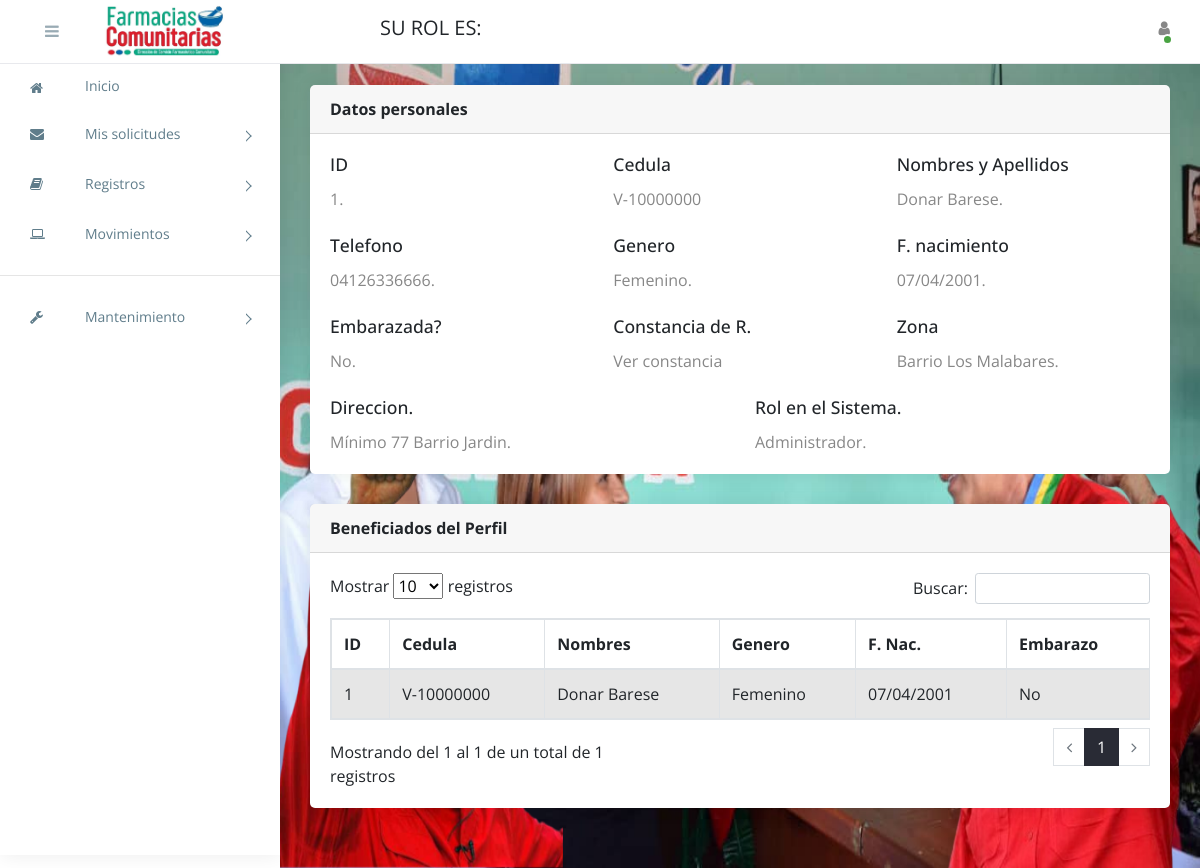
Screenshot of /detalle-de-perfil/1/ with the database file from the repository.
### apps/entidades/models.py (models this page shows, shortened)
class Persona(models.Model):
	class Genero(models.TextChoices):
		MASCULINO = 'MA', 'Masculino'
		FEMENINO = 'FE', 'Femenino'
	class Nacionalidad(models.TextChoices):
		VENEZOLANO = 'V-', 'V-'
		EXTRANJERO = 'E-', 'E-'
		JURIDICO = 'J-', 'J-'
	class CodigoTlf(models.TextChoices):
		C412 = '0412', '0412'
		C414 = '0414', '0414'
		C416 = '0416', '0416'
		C424 = '0424', '0424'
		C426 = '0426', '0426'
	nacionalidad = models.CharField(max_length=2, choices=Nacionalidad.choices, default=Nacionalidad.VENEZOLANO, blank=False, null=False)
	cedula = models.CharField(max_length=8, blank=False, null=False)
	nombres = models.CharField(max_length=50, blank=False, null=False)
	apellidos = models.CharField(max_length=50, blank=False, null=False)
	telefono = models.CharField(max_length=11, blank=True, null=True)
	genero = models.CharField(max_length=2, blank=False, null=False, choices=Genero.choices)
	f_nacimiento = models.DateField(auto_now_add = False, auto_now=False, blank=False, null=False)
	embarazada = models.BooleanField(blank=False, null=False)
	c_residencia = models.FileField(upload_to='constancias_residencias/', blank=True, null=True)
	zona  = models.ForeignKey(Zona, on_delete=models.PROTECT, blank=False, null=False)
	direccion = models.TextField(blank=False, null=False)
	patologia = models.TextField(blank=True, null=True)
	class Meta:
		abstract = True

class Perfil(Persona):
	class Rol(models.TextChoices):
		ADMINISTRADOR = 'AD', 'Administrador'
		ALMACENISTA = 'AL', 'Almacenista'
		AT_CLIENTE = 'AT', 'Atención al Cliente'
		JEFE_COMUNIDAD = 'JC', 'Jefe de Comunidad'
		PACIENTE = 'PA', 'Paciente'
	rol = models.CharField(max_length=2, choices=Rol.choices, default=Rol.PACIENTE)
	usuario = models.OneToOneField(User, on_delete=models.CASCADE, related_name='perfil')
	class Meta:
		verbose_name = 'perfil'
		verbose_name_plural = 'perfiles'
		permissions = [
			('cambiar_password', 'cambiar contraseña a usuarios'),
			('cambiar_estado_usuarios', 'cambiar estado de usuarios'),
			('cambiar_estado_jornada', 'cambiar estatus de jornadas'),
			('cambiar_estado_solicitudes', 'cambiar status de solicitudes'),
			('entregar_solicitud_medicamentos', 'Entregar solicitud de medicamentos'),
			('entregar_jornada_medicamentos', 'Entregar jornada de medicamentos'),
			('ver_inicio', 'Ver inicio'),
			('ver_mis_solicitudes_de_medicamentos', 'Ver mis solicitudes de medicamentos'),
			('ver_mis_jornada_medicamentos', 'Ver mis jornadas de medicamentos'),
			('registrar_mi_solicitud_de_medicamentos', 'Registrar mi solicitud de medicamentos'),
			('registrar_mi_jornada_medicamentos', 'Registrar mi jornada de medicamentos')
		]

class Zona(models.Model):
	zona_residencia = models.CharField(max_length=60, blank=False, null=False)
	class Meta:
		verbose_name = 'Zona'
		verbose_name_plural = 'Zonas'
	def __str__(self):
		return self.zona_residencia

class Beneficiado(Persona):
	class Parentesco(models.TextChoices):
		ESPOSO = 'EO', 'Esposo'
		ESPOSA = 'EA', 'Esposa'
		HIJO = 'HO', 'Hijo'
		HIJA = 'HA', 'Hija'
	perfil = models.ForeignKey(Perfil, on_delete=models.PROTECT, related_name='beneficiados')
	parentesco = models.CharField(max_length=2, blank=True, null=True, choices=Parentesco.choices)
	class Meta:
		verbose_name = 'Beneficiado'
		verbose_name_plural = 'Beneficiados'

### apps/entidades/views.py (the view)
# urls.py: path('detalle-de-perfil/<int:pk>/', DetallesUsuario.as_view(), name='detalle_perfiles'),
class DetallesUsuario(DetailView):
	template_name = template_name = 'pages/entidades/detalle_usuario.html'
	model = Perfil
	def get(self, request, pk, *args, **kwargs):
		perfil = Perfil.objects.get(pk = pk)
		beneficiados = Beneficiado.objects.filter(perfil__cedula = perfil.cedula)
		return render(request, self.template_name, {'perfil': perfil, 'beneficiado': beneficiados})

### templates/pages/entidades/detalle_usuario.html (shortened to what this page needs)
{% extends 'base/base.html' %}
{% load static %}
{% block extra_css %}
    <link rel="stylesheet" href="{% static 'css/buttons.bootstrap5.min.css' %}">
    <link rel="stylesheet" href="{% static 'css/dataTables.bootstrap5.min.css' %}">
    <link rel="stylesheet" href="{% static 'css/responsive.bootstrap5.min.css' %}">
{% endblock extra_css %}
{% block body %}
    <div class="row">
        <div class="col col-md-12">
            <div class="card">
                <div class="card-header">
                    <strong class="card-title">Datos personales</strong>
                </div>
                <div class="card-body">
                    <div class="row">
                        <div class="col col-md-4">
                            <h4 class="card-title">ID</h4>
                            <p class="card-text">{{ perfil.pk }}.</p>
                        </div>
                        <div class="col col-md-4">
                            <h4 class="card-title">Cedula</h4>
                            <p class="card-text">{{perfil.nacionalidad}}{{perfil.cedula}}</p>
                        </div>
                        <div class="col col-md-4">
                            <h4 class="card-title">Nombres y Apellidos</h4>
                            <p class="card-text">{{perfil.nombres}} {{perfil.apellidos}}.</p>
                        </div>
                    </div>
                    <div class="row mt-4">
                        <div class="col col-md-4">
                            <h4 class="card-title">Telefono</h4>
                            <p class="card-text">{{perfil.telefono}}.</p>
                        </div>
                        <div class="col col-md-4">
                            <h4 class="card-title">Genero</h4>
                            <p class="card-text">{{perfil.get_genero_display}}.</p>
                        </div>
                        <div class="col col-md-4">
                            <h4 class="card-title">F. nacimiento</h4>
                            <p class="card-text">{{perfil.f_nacimiento|date:'d/m/Y'}}.</p>
                        </div>
                    </div>
                    <div class="row mt-4">
                        <div class="col col-md-4">
                            <h4 class="card-title">Embarazada?</h4>
                            {% if perfil.genero == 'MA' %}
                                <p class="card-text">No aplica.</p>
                            {% else %}
                            <p class="card-text">{{perfil.embarazada|yesno:'Si,No'}}.</p>
                            {% endif %}
                        </div>
                        <div class="col col-md-4">
                            <h4 class="card-title">Constancia de R.</h4>
                            {% if perfil.c_residencia %}
                                <a href="{{perfil.c_residencia.url}}" target="_blank">Ver constancia</a>
                            {% else %}
                                <p class="card-text">NO ASIGNADO.</p>
                            {% endif %}
                        </div>
                        <div class="col col-md-4">
                            <h4 class="card-title">Zona</h4>
                            <p class="card-text">{{perfil.zona}}.</p>
                        </div>
                    </div>
                    <div class="row mt-4">
                        <div class="col">
                            <h4 class="card-title">Direccion.</h4>
                            <p class="card-text">{{perfil.direccion}}.</p>
                        </div>
                        <div class="col">
                            <h4 class="card-title">Rol en el Sistema.</h4>
                            <p class="card-text">{{perfil.get_rol_display}}.</p>
                        </div>
                    </div>
                </div>
            </div>
        </div>
    </div>
    <div class="row">
        <div class="col col-md-12">
            <div class="card">
                <div class="card-header">
                    <strong class="card-title">Beneficiados del Perfil</strong>
                </div>
                <div class="card-body">
                    <div class="dt-responsive table-responsive">
                        <table id="listado" class="table table-striped table-hover table-bordered nowrap">
                            <thead>
                                <tr>
                                    <th>ID</th>
                                    <th>Cedula</th>
                                    <th>Nombres</th>
                                    <th>Genero</th>
                                    <th>F. Nac.</th>
                                    <th>Embarazo</th>
                                  </tr>
                            </thead>
                            <tbody>
                                {% for x in beneficiado %}
                                    <tr>
                                        <td>{{ x.id }}</td>
                                        <td>{{ x.nacionalidad }}{{x.cedula}}</td>
                                        <td>{{ x.nombres}} {{x.apellidos}}</td>
                                        <td>{{ x.get_genero_display }}</td>
                                        <td>{{ x.f_nacimiento|date:'d/m/Y' }}</td>
                                        {% if x.genero == 'MA' %}
                                            <td>NO APLICA</td>
                                        {% else %}
                                            <td>{{ x.embarazada|yesno:'Si,No' }}</td>
                                        {% endif %}
                                    </tr>
                                {% endfor %}
                            </tbody>
                        </table>
                    </div>
                </div>
            </div>
        </div>
    </div>
{% endblock body %}

### static/css/style.css (style rules this page uses)
body { display: table; font-family: "Open Sans", sans-serif; font-size: 16px; width: 100%; }
p { font-size: 16px; font-family: "Open Sans", sans-serif; font-weight: 400; line-height: 24px; color: #878787; }
a, button { text-decoration: none; outline: none !important; color: #878787; -webkit-transition: all 0.25s ease; transition: all 0.25s ease; }
h1, h2, h3, h4, h5, h6 { margin: 0; }
.card { margin-bottom: 1.875em; border-radius: 5px; padding: 0; border: 0px solid transparent; -webkit-box-shadow: 0 0 20px rgba(0, 0, 0, 0.08); box-shadow: 0 0 20px rgba(0, 0, 0, 0.08); }
.card .card-body { float: left; padding: 1.25em; position: relative; width: 100%; }
.card h4 { font-size: 1.1rem; }
@media (max-width: 1368px) { .card-body { padding: 15px; } }

### rows the page displays
Perfil: pk "1", nacionalidad "V-", cedula "10000000", nombres "Donar", apellidos "Barese", telefono "04126336666", genero "Femenino", f_nacimiento "07/04/2001", embarazada "No", zona "Barrio Los Malabares", direccion "Mínimo 77 Barrio Jardin", rol "Administrador"
Beneficiado: id "1", nacionalidad "V-", cedula "10000000", nombres "Donar", apellidos "Barese", genero "Femenino", f_nacimiento "07/04/2001", embarazada "No"
